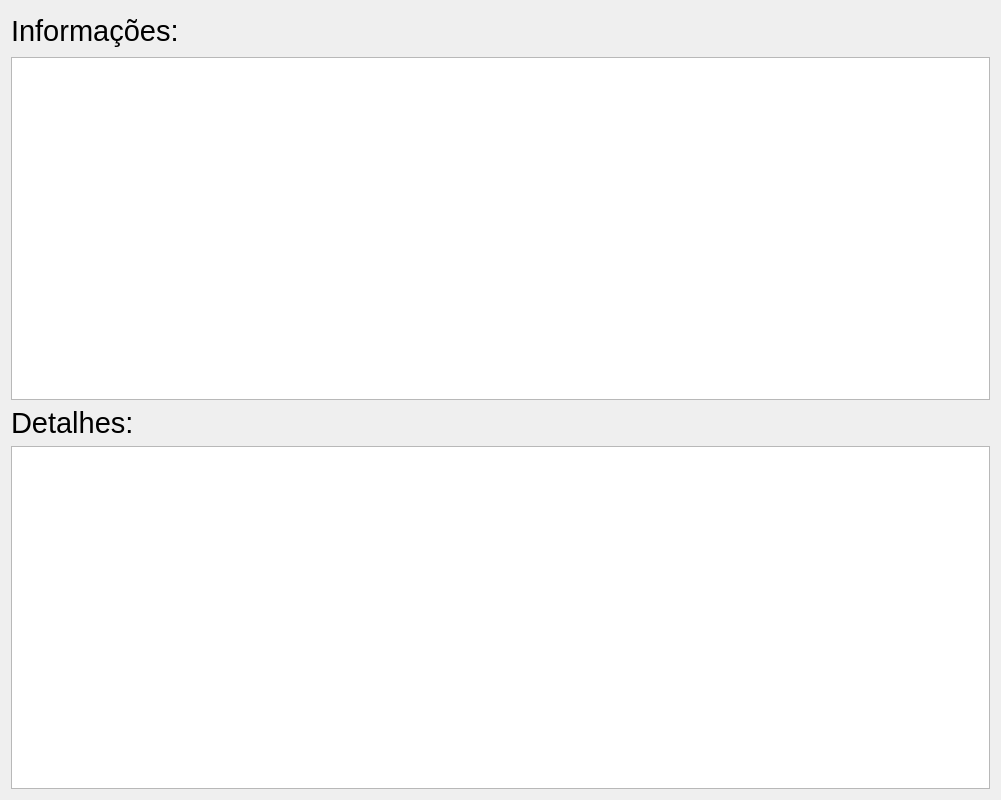
<?xml version="1.0" encoding="UTF-8"?>
<ui version="4.0">
 <class>Dialog</class>
 <widget class="QDialog" name="Dialog">
  <property name="geometry">
   <rect>
    <x>0</x>
    <y>0</y>
    <width>1001</width>
    <height>800</height>
   </rect>
  </property>
  <property name="windowTitle">
   <string>Dialog</string>
  </property>
  <layout class="QGridLayout" name="gridLayout">
   <item row="0" column="2">
    <spacer name="verticalSpacer_2">
     <property name="orientation">
      <enum>Qt::Vertical</enum>
     </property>
     <property name="sizeType">
      <enum>QSizePolicy::Fixed</enum>
     </property>
     <property name="sizeHint" stdset="0">
      <size>
       <width>20</width>
       <height>40</height>
      </size>
     </property>
    </spacer>
   </item>
   <item row="0" column="0">
    <widget class="QLabel" name="label">
     <property name="font">
      <font>
       <family>Arial</family>
       <pointsize>22</pointsize>
      </font>
     </property>
     <property name="text">
      <string>Informações:</string>
     </property>
    </widget>
   </item>
   <item row="2" column="0" colspan="4">
    <widget class="QTableView" name="tableView">
     <property name="font">
      <font>
       <family>Arial Black</family>
       <pointsize>26</pointsize>
      </font>
     </property>
    </widget>
   </item>
   <item row="3" column="0">
    <widget class="QLabel" name="label_2">
     <property name="font">
      <font>
       <family>Arial</family>
       <pointsize>22</pointsize>
       <weight>50</weight>
       <italic>false</italic>
       <bold>false</bold>
      </font>
     </property>
     <property name="text">
      <string>Detalhes:</string>
     </property>
    </widget>
   </item>
   <item row="5" column="0" colspan="4">
    <widget class="QListWidget" name="listWidget"/>
   </item>
  </layout>
 </widget>
 <resources/>
 <connections/>
</ui>
